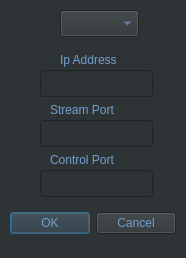
<?xml version="1.0" encoding="UTF-8"?>
<ui version="4.0">
 <class>ConnectionWindow</class>
 <widget class="QWidget" name="ConnectionWindow">
  <property name="geometry">
   <rect>
    <x>0</x>
    <y>0</y>
    <width>186</width>
    <height>258</height>
   </rect>
  </property>
  <property name="windowTitle">
   <string>Connection</string>
  </property>
  <property name="styleSheet">
   <string notr="true">background-color: rgb(46, 52, 54);
color:rgb(114, 159, 207);
</string>
  </property>
  <widget class="QLineEdit" name="ip_address_text">
   <property name="geometry">
    <rect>
     <x>40</x>
     <y>70</y>
     <width>113</width>
     <height>27</height>
    </rect>
   </property>
   <property name="styleSheet">
    <string notr="true">color: rgb(114, 159, 207);</string>
   </property>
  </widget>
  <widget class="QLineEdit" name="stream_port_text">
   <property name="geometry">
    <rect>
     <x>40</x>
     <y>120</y>
     <width>113</width>
     <height>27</height>
    </rect>
   </property>
   <property name="styleSheet">
    <string notr="true">color: rgb(114, 159, 207);</string>
   </property>
  </widget>
  <widget class="QDialogButtonBox" name="buttonBox">
   <property name="geometry">
    <rect>
     <x>10</x>
     <y>210</y>
     <width>166</width>
     <height>27</height>
    </rect>
   </property>
   <property name="styleSheet">
    <string notr="true">color: rgb(114, 159, 207);
background-color: rgb(46, 52, 54);</string>
   </property>
   <property name="standardButtons">
    <set>QDialogButtonBox::Cancel|QDialogButtonBox::Ok</set>
   </property>
  </widget>
  <widget class="QLabel" name="label">
   <property name="geometry">
    <rect>
     <x>60</x>
     <y>50</y>
     <width>81</width>
     <height>19</height>
    </rect>
   </property>
   <property name="styleSheet">
    <string notr="true">color: rgb(114, 159, 207);</string>
   </property>
   <property name="text">
    <string>Ip Address</string>
   </property>
  </widget>
  <widget class="QLabel" name="label_2">
   <property name="geometry">
    <rect>
     <x>50</x>
     <y>100</y>
     <width>91</width>
     <height>19</height>
    </rect>
   </property>
   <property name="styleSheet">
    <string notr="true">color: rgb(114, 159, 207);</string>
   </property>
   <property name="text">
    <string>Stream Port</string>
   </property>
  </widget>
  <widget class="QComboBox" name="comboBox">
   <property name="geometry">
    <rect>
     <x>60</x>
     <y>10</y>
     <width>79</width>
     <height>27</height>
    </rect>
   </property>
   <property name="styleSheet">
    <string notr="true">color: rgb(114, 159, 207);</string>
   </property>
   <property name="editable">
    <bool>false</bool>
   </property>
   <property name="currentIndex">
    <number>-1</number>
   </property>
  </widget>
  <widget class="QLabel" name="label_3">
   <property name="geometry">
    <rect>
     <x>50</x>
     <y>150</y>
     <width>91</width>
     <height>19</height>
    </rect>
   </property>
   <property name="styleSheet">
    <string notr="true">color: rgb(114, 159, 207);</string>
   </property>
   <property name="text">
    <string>Control Port</string>
   </property>
  </widget>
  <widget class="QLineEdit" name="control_port_text">
   <property name="geometry">
    <rect>
     <x>40</x>
     <y>170</y>
     <width>113</width>
     <height>27</height>
    </rect>
   </property>
   <property name="styleSheet">
    <string notr="true">color: rgb(114, 159, 207);</string>
   </property>
  </widget>
 </widget>
 <resources/>
 <connections/>
</ui>
